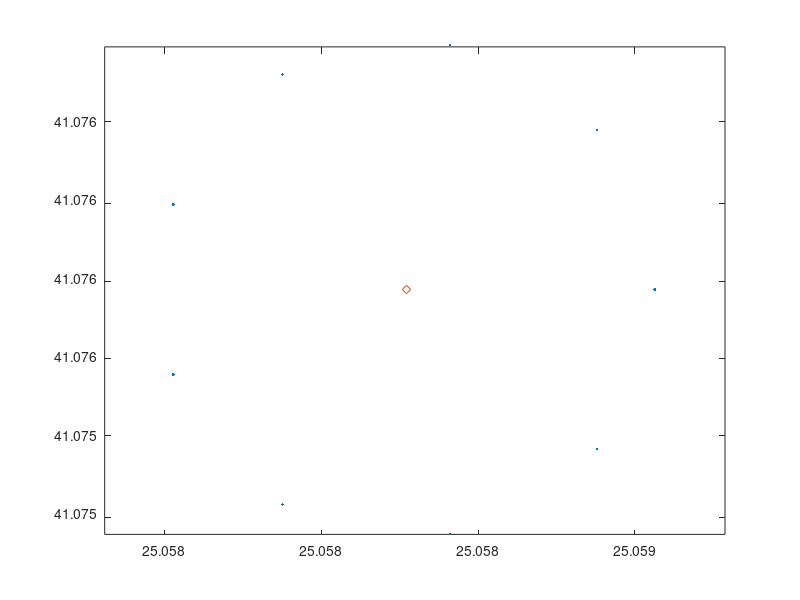

The MATLAB script that drew this image: (Note: this script raises an error after producing the figure.)
%Given point in GPS (fi,lamda) coordinates a circular trajectory is designed
%and a file is created
clc;clear;close all;

% % These are the Athena Research Center's coordinates
% ptofint = [24.919836 41.135715];
% ptoftraj = [24.919962 41.135791 ];

%Q2CLU Coordinates
ptofint = [25.058309 41.075585];
ptoftraj = [25.058242 41.075894];


auxiliary = [ptofint(1) ptofint(2); ptoftraj(1) ptoftraj(2)];
radius = pdist(auxiliary,'euclidean');      %desired radius
                                    
numPoints = 10;                              %Number of points in your circle
angles = linspace(0,2*pi,numPoints)';          %Angles evenly spread around the circle, from 0 to 2*pi radians
xyCircle = radius*[cos(angles) sin(angles)];   %This is the matrix of the xy points of the circle 

for i=1:1:length(xyCircle)                  %We transfer the centre of the circle in order to put
    x_mav(i) = ptofint(1)+xyCircle(i,1)     %it on the center of interest we picked above
    y_mav(i) = ptofint(2) +xyCircle(i,2)
end

googleEarth = [y_mav' x_mav'];      %Matrix with the ?,? coordinates to put in google earth
                                    %Google earth wants Y,X or ?,? format
                                    %to show to correct area
mavMatrix = [x_mav' y_mav'];        

plot(x_mav,y_mav,'.'); %Quick plot to check the result
hold
plot(ptofint(1),ptofint(2),'d')
axis equal;


wp_file_create_circular(x_mav,y_mav,10,ptofint)  %Waypoints file creation with the z parameter
                                                %3rd parameter: meters above the ground
   
        
    